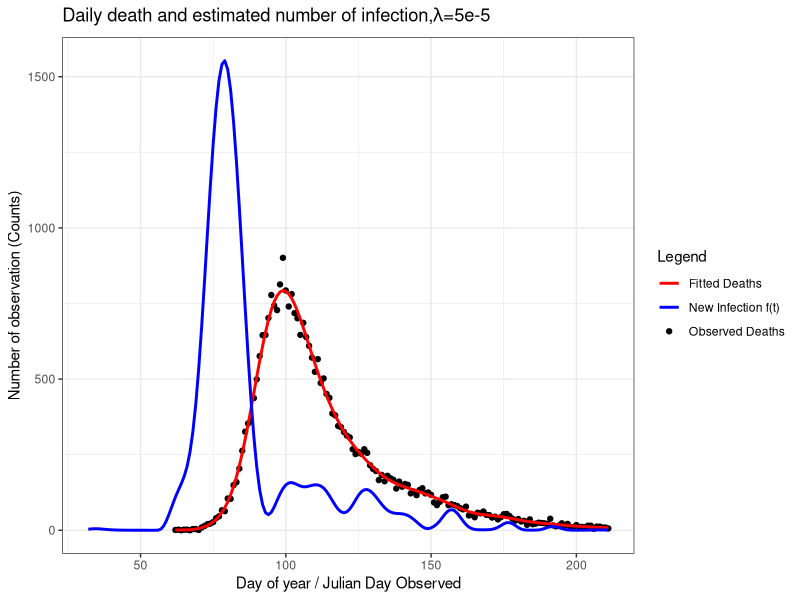
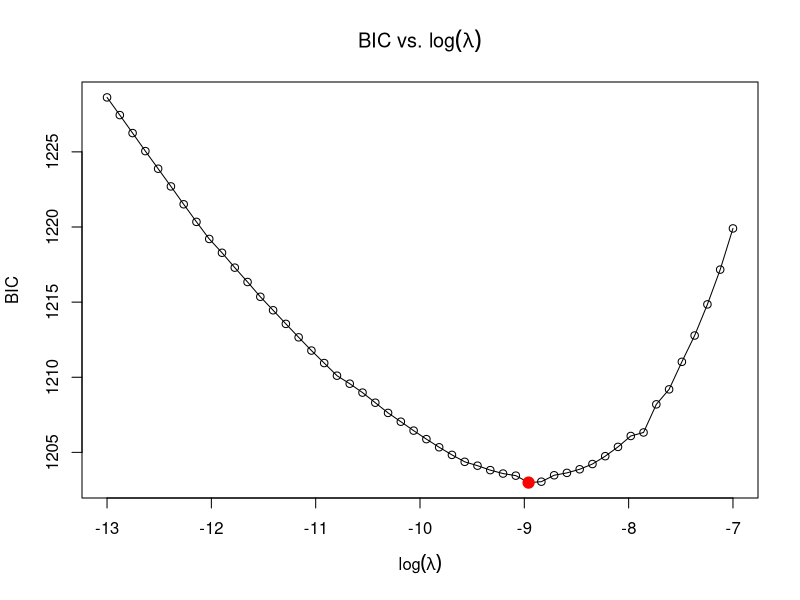
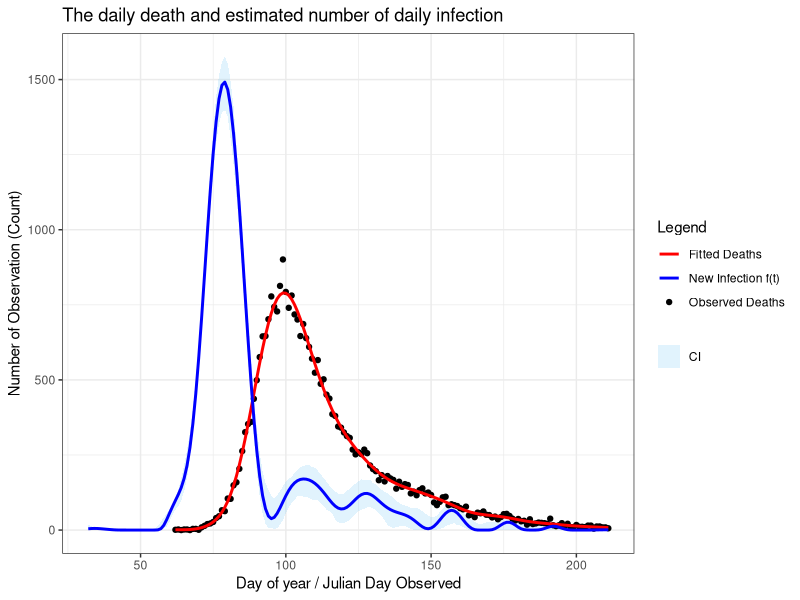

These charts were generated, in order, by the following R code:
start <- Sys.time()
##=============== PROJECT 3 - EXTENDED STATISTICAL PROGRAMMING =================
# Group 12 
# Aseel Alghamdi : S2901228
# Fenanda Dwitha Kurniasari : S2744048
# Nurmawiya : S2822251

# Aseel     : Make function to contruct X, X tilde, and S (make_matrice)
#             Make objective function and its derivative
#             Revise and put comment on code
# Fenanda   : Bootstrap Uncertainty
#             Make final plot
#             Revise and put comment on code
# Nurmawiya : Preliminary Sanity Check with initial lambda, making plot
#             Fit the model using BFGS
#             Revise and put comment on code

# Repository Link
# https://github.com/fenandadwithak/Team12/tree/main/Proj3

# ==============================================================================
##                                  OUTLINE
# ==============================================================================
# This script implements a full deconvolution model to infer the daily number
# of new Covid-19 infections in England during 2020 from observed hospital
# death counts. The work follows these steps:
#
# 1. Construct the matrices required for the model: 
#       - X̃ : the B-spline basis matrix used to represent f(t)
#       - X  : the corresponding model matrix for expected deaths, obtained by
#              convolving X̃ with the infection-to-death delay distribution
#       - S  : the second-difference penalty matrix controlling smoothness.
#
# 2. Write functions for the penalised negative log-likelihood and its gradient
#    with respect to γ, where β = exp(γ) ensures positivity. Verify the gradient
#    numerically using finite differences.
#
# 3. Fit the model with a fixed smoothing parameter λ = 5e-5 as an initial
#    diagnostic check, find the sane starting values for γ and plot 
#    the observed deaths, fitted deaths, and the corresponding infection curve 
#    f(t) to confirm sensible behaviour.
#
# 4. Select the smoothing parameter by minimising the Bayesian Information
#    Criterion (BIC). A grid of λ values is explored over log-scale
#    seq(-13, -7, length = 50), and the effective degrees of freedom are
#    computed from the Hessian at each fit.
#
# 5. Quantify uncertainty in the estimated infection curve using
#    non-parametric bootstrap resampling. Bootstrap weights are generated and
#    the model is refitted for 200 iterations to obtain a distribution of f(t).
#
# 6. Produce the final visual outputs: 
#       - observed vs fitted hospital deaths, and 
#       - the estimated infection trajectory f(t) with 95% confidence  limits

##===================== Data Preparation & Load library ========================
library(splines) #provides functions for constructing B-spline basis matrices
library(ggplot2) #used later for plotting fitted deaths and infection curves

df <- read.table("engcov.txt", header = TRUE) #load covid-19 deaths datasets
y <- df$nhs #observed deaths on each day
t <- df$julian #corresponding day-of-year in 2020
n <- length(y) #total observation

#probability distribution for the delay from infection to death (1–80 days)
d <- 1:80; edur <- 3.151 #mean (on log-scale) of log-normal delay distribution
sdur <- .469 #sd (on log-scale)
pd <- dlnorm(d, edur, sdur) #unnormalised probabilities
pd <- pd / sum(pd) #normalise to sum to 1

##==================== (1) Construct X, Xtilde, and S ==========================
make_matrices <- function(t, K=80) {
  # Function to construct the matrices required for the deconvolution model:
  #   - Xtilde : B-spline basis for representing f(t)
  #   - X      : model matrix mapping beta to expected deaths (via convolution)
  #   - S      : second-difference penalty matrix for smoothing beta
  #
  # Arguments:
  #   t : vector of observation days (Julian day of 2020)
  #   K : number of B-spline basis functions (default 80)
  #
  # Returns:
  #   A list containing Xtilde, X, and S.
  
  # ----- Construct Xtilde (spline basis for f(t)) 
  # Internal knots run from (min death day - 30) to max death day.
  # The subtraction of 30 allows f(t) to include infections up to ~30 days
  # before the first recorded death.
  
  # internal knots: K-2 points spanning the modelling range of f(t)
  internal_knots <- seq(min(t) - 30, max(t), length.out = K - 2)
  step <- diff(internal_knots[2:3]) #calculating space between adjacent knots
  #constructing full knots sequence up to total of K + 4 = 84
  full_knots <- c(internal_knots[1] - step * 3:1, #3 exterior knots before
                  internal_knots, #internal knots
                  internal_knots[length(internal_knots)] + step * 1:3)
                  #3 exterior knots after
  
  #construct matrix X-tilde using splineDesign with 84 knots as defined 
  #before starting from min(t)-30 until max(t) with order of the spline = 4
  Xtilde <- splineDesign(knots=full_knots, 
                         x=(min(t)-30):max(t), 
                         ord=4, # cubic splines
                         outer.ok= TRUE)
  
  # Construct X
  X <- matrix(0, nrow=length(t), ncol=ncol(Xtilde)) # initialize matrix to store
  #for every value in length(t) = 150
  # Execute for each observation of time (1:150)
  for (i in 1:length(t)) {
    j_max <- min(80, 29 + i) ## define upper bound for summation
    for (j in 1:j_max) { ## calculate for each days until death 
      # fill corresponding cells with corresponding element X_tilde and prob 
      # death time function
      X[i,] <- X[i,] + Xtilde[30 + i - j,] * pd[j] 
    }
  }
  
  # Construct S (Penalised Matrix)
  S <- crossprod(diff(diag(ncol(X)), diff=2))
  
  list(Xtilde=Xtilde, X=X, S=S) ## return the output into a list 
}##make_matrices

mats <- make_matrices(t) #construct matrices for the observed days
X <- mats$X ## X
S <- mats$S ## S (second-difference penalty)
Xtilde <- mats$Xtilde ## X tilde

##============= (2) Function Penalised NLL and its Objective Func. =============
# In this part, we define objective function to be optimised. For this case, 
# it's already given that f(t) has possion GLM distribution

# First, we know that (log likehood funct of poisson) formula for poisson 
#        l = ∑[yi.log(μi)−μi−log(yi!)]
#        where  μ = Xβ
#        Also, we drop log(yi!) as it does not depends on parameter
#   
# NLL = - ∑(Xβ−y⋅log(Xβ))[Negative loglikelihood function], where μ = X β and 
#       β=exp(γ). The exponential reparameterisation ensures β>0.
#
# Then, the penalty is applied to β (control smoothness of the function), 
#       P = 0.5λβ'Sβ

# Penalised NLL = NLL + P

# Objective Function
pen_nll <- function(gamma, X, y, S, lambda, weight=1) {
  # Function to compute penalised negative log likehood
  # Input/Argument : (1) Gamma : K-vector of spline coefficients
  #                  (2) y : the deaths on day of the year ti
  #                  (3) S : penalised matrix
  #                  (4) lambda : smoothing parameter
  #                  (5) weight : weight for bootstraping sampled data
  #                      adjusted for more general use in this case
  
  # Output/Return  : single numeric value of pen_nll
  beta <- exp(gamma) # β = exp(γ)
  mu <- as.vector(X %*% beta) # μ = Xβ
  #ll formulae dropping the constant of lgamma(y+1)
  ll <- sum(weight*((y * log(mu)) - mu - lgamma(y+1)))
  # likelihood funct of possion dist
  penalty <- 0.5 * lambda * t(beta) %*% (S %*% beta) # penalty
  return(-ll + penalty)
}##pen_nll

# Define Gradient vector of Objective Function/ its derivative vector 
pen_grad <- function(gamma, X, y, S, lambda, weight=1) {
  # Function to compute derivative vector
  # Input/Argument : (1) Gamma : K-vector of spline coefficients
  #                  (2) y : the deaths on day of the year ti
  #                  (3) S : penalised matrix
  #                  (4) lambda : smoothing parameter
  #                  (5) weight : weight for bootstraping sampled data
  #                      adjusted for more general use in this case
  
  beta <- exp(gamma) # β = exp(γ), ensures positivity
  mu <- X %*% beta # μ = Xβ
  F <- t(X) %*% (weight*(y / mu - 1)) # ∂li/∂γj; or F =  diag(yi/µi−1).X.diag(β) 
  grad_ll <- -F * beta # total derivative for all data
  grad_pen <- lambda * (beta * (S %*% beta)) # total gradient for penalty 
  return(as.vector(grad_ll + grad_pen))
}##pen_grad

# Checking the derivative (From SP Notes pg 74)
K <- 80
fd <- gamma0 <- rep(0, K) #start from all zeros
lambda <- 5e-5 
pen_nll0 <- pen_nll(gamma0, X, y, S, lambda) 
eps <- 1e-7
for (i in 1:length(gamma0)) {
  gamma1 <- gamma0; gamma1[i] <- eps
  pen_nll1 <- pen_nll(gamma1,X,y,S,lambda)
  fd[i] <- (pen_nll1 - pen_nll0)/eps
}
range(fd - pen_grad(gamma0, X, y, S, lambda)) ## apx zero, correct gradient

##============== (3) Finding the sane starting values for gamma ================
gamma0 <- rep(0, K)       # initial values for gamma
lambda <- 5e-5            # fixed smoothing parameter for sanity check

#minimise the penalised negative log-likelihood using BFGS.
#the analytic gradient (pen_grad) is supplied to improve optimisation stability
fit <- optim(
  par     = gamma0,                 # initial gamma
  fn      = pen_nll,                # objective function
  gr      = pen_grad,               # analytic gradient
  method  = "BFGS",                 # efficient for smooth problems
  X=X, y=y, S=S, lambda=lambda
)

beta_hat <- exp(fit$par) #estimated spline coefficients - beta hat
mu_hat <- as.vector(X %*% beta_hat) #fitted deaths - mu hat
gamma_init <- fit$par #sane starting values for gamma/initial gamma

# Construct data frames for plotting:
#   deaths_df : observed deaths and fitted deaths
#   infect_df : estimated infection curve f̂(t) = Xtilde*beta hat
deaths_df <- data.frame(day = t, deaths = y, fitted = mu_hat)
infect_df <- data.frame(day = (min(t)-30):max(t),
                        f_hat = as.vector(Xtilde %*% beta_hat))

# Plot the observed deaths, fitted deaths, and estimated infection curve f(t)
windows()
ggplot() +
  geom_point(data = deaths_df,
             aes(x = day, y = deaths, 
                 color = "Observed Deaths"), size=1.5) +
  geom_line(data = deaths_df,
            aes(x = day, y = fitted, 
                color = "Fitted Deaths"), size=1) +
  geom_line(data = infect_df,
            aes(x = day, y = f_hat, 
                color = "New Infection f(t)"), size = 1) +
  labs(
    x = "Day of year / Julian Day Observed",
    y = "Number of observation (Counts)",
    title = expression(paste("Daily death and estimated number of infection,",
                             lambda, "=5e-5")),
    color = "Legend"
  ) +
  scale_color_manual(
    values = c(
      "Observed Deaths" = "black",
      "Fitted Deaths" = "red",
      "New Infection f(t)" = "blue"
    )) +
  theme_bw()

##================ (4) Fit the model using BFGS optimization ===================
# Create a grid of lambda values on the log-scale (from exp(-13) to exp(-7))
lambdas <- exp(seq(-13, -7, length=50))
BIC_vals <- numeric(length(lambdas)) #prepare a vector to store BIC_vals

for (i in seq_along(lambdas)) { #loop over lambdas sequence
  # Fit the penalised model using BFGS optimisation
  #    - gamma_init is the starting value from the initial sanity check
  #    - pen_nll is the penalised negative log-likelihood
  #    - pen_grad is the analytic gradient
  fit <- optim(par=gamma_init, fn=pen_nll, gr=pen_grad, method="BFGS",
               X=X, y=y, S=S, lambda=lambdas[i])
  
  # Convert fitted gamma to beta (β = exp(γ))
  beta_hat <- exp(fit$par)
  
  # Compute fitted mean deaths μ = Xβ
  mu_hat <- as.vector(X %*% beta_hat)
  
  # Construct the Fisher information matrix for Poisson GLM:
  #   W = diag(μ)
  #   H0 = Xᵀ W X  (unpenalised Hessian)
  W <- diag(as.vector(y / mu_hat^2))
  H0 <- t(X) %*% W %*% X
  
  # Penalised Hessian: Hλ = H0 + λS
  H_lambda <- H0 + lambdas[i] * S
  
  # Effective Degrees of Freedom = trace(Hλ⁻¹ H0)
  EDF <- sum(diag(solve(H_lambda, H0)))
  
  # Compute the *penalty term* for the fitted coefficients
  penalty <- 0.5 * lambdas[i] * t(beta_hat) %*% (S %*% beta_hat) # penalty
  
  # Recover the full log-likelihood:
  # optim() returns the penalised NLL = -(ll) + penalty
  # So: ll = -fit$value + penalty
  ll = -fit$value + penalty
  
  # Compute BIC = -2 * log-likelihood + log(n) * EDF
  BIC_vals[i] <- -2 * ll + log(length(y)) * EDF
}

# Identify the index of the lambda value that minimises BIC
min_BIC_index <- which.min(BIC_vals) #store minimum BIC lambda index
best_lambda <- lambdas[min_BIC_index] ## Optimum Lambda

# Plot BIC against lambda
windows()
plot(log(lambdas), BIC_vals, type = "o",
     xlab = expression(log(lambda)),
     ylab = "BIC",
     main = expression("BIC vs. " * log(lambda)))

# Mark the optimal lambda with a red point
points(log(lambdas[min_BIC_index]), BIC_vals[min_BIC_index],
       col = "red", pch = 19, cex = 1.5)

# Expected value of daily death (µ) when Lambda optimum
fit <- optim(par=gamma_init, fn=pen_nll, gr=pen_grad, method="BFGS",
             X=X, y=y, S=S, lambda=lambdas[min_BIC_index])
beta_hat <- exp(fit$par) ## β
mu_hat <- X %*% beta_hat ## μ = Xβ

# Estimated Daily New Infection (ft) when Lambda optimum
ft <- Xtilde %*% beta_hat

##=============== (5) Non Parametric Bootstrap Uncertainty =====================
# Initialise number of replicate sample
n_bootstrap <- 200 

# Matrix to store bootstrap infection curves
mat_boots <- matrix(NA, nrow=nrow(Xtilde), ncol=n_bootstrap)

# Perform 200 bootstrap refits
for (b in 1:n_bootstrap) {
  
  # Bootstrap weights (multinomial re-sampling)
  wb <- tabulate(sample(n, replace=TRUE), n)
  
  # Fit penalised model with bootstrap weights
  fit_b <- optim(gamma_init, 
                 pen_nll, gr=pen_grad, 
                 method="BFGS",
                 y=y, X=X, S=S, 
                 lambda=best_lambda, 
                 weight=wb) ## insert weight
  
  # Compute β̂ and f̂(t) for this bootstrap sample
  beta_b <- exp(fit_b$par)
  mat_boots[,b] <- Xtilde %*% beta_b ## estimate number of new infection
}

# Construct 95% Confidence Limits
lb_ft = apply(mat_boots, 1, quantile, probs=0.025) ##lowebound
ub_ft = apply(mat_boots, 1, quantile, probs=0.975) ##upperbound
                    
##============================= (6) FINAL PLOT =================================
# Define Dataset : Estimated Daily Number of New Infection
infect <- data.frame(day=(min(t)-30):max(t),
                     ft = ft,
                     lb_ft = lb_ft,
                     ub_ft = ub_ft)
# Define Dataset : Estimated Daily Death and Observed Daily Death
deaths <- data.frame(day = t,
                     obs_death = y,
                     est_death = mu_hat)

# Final Plot: fitted deaths, observed deaths, infection curve, and CI
windows()
ggplot() +
  ## Add 95% CI to plot
  geom_ribbon(
    data = infect,
    aes(x = day, ymin = lb_ft, ymax = ub_ft, fill = "CI")
  ) +
  ## Add point represents daily death recorded from nhs data
  geom_point(
    data = deaths,
    aes(x = day, y = obs_death, color = "Observed Deaths"),
    size = 1.5
  ) +
  ## Add line represents estimated daily death
  geom_line(
    data = deaths,
    aes(x = day, y = est_death, color = "Fitted Deaths"),
    size = 1
  ) +
  ## Add line represents estimated daily new infection
  geom_line(
    data = infect,
    aes(x = day, y = ft, color = "New Infection f(t)"),
    size = 1
  ) +
  ## Add label
  labs(
    x = "Day of year / Julian Day Observed",
    y = "Number of Observation (Count)",
    title = "The daily death and estimated number of daily infection",
    color = "Legend",
    fill = "Legend"
  ) +
  ## Add legend for line and points
  scale_color_manual(
    values = c(
      "Observed Deaths" = "black",
      "Fitted Deaths" = "red",
      "New Infection f(t)" = "blue"
    ),
    guide = "legend"
  ) +
  ## Add legend for CI
  scale_fill_manual(
    values = c("CI" = rgb(0.53, 0.81, 0.98, 0.25)), # CI color
    guide = "legend"
  ) +
  ## Customise legend for line & points (color) and ribbon (fill)
  guides(
    color = guide_legend(
      title = "Legend", # define title 
      order = 1,  # control order of legend in legend box
      override.aes = list(fill = NA) # don't fill symbols for color legend
    ),
    fill = guide_legend(
      title = NULL, ## no titles for CI's legend
      order = 1, 
      override.aes = list(
        linetype = 0, # no border lines for CI's legend
        shape = 22, # Add filled square symbol CI's legend
        size = 5, # customise symbol size
        color = NA, # no outline color 
        fill = rgb(0.53, 0.81, 0.98, 0.25) #match symbol color with values color
      )
    )
  ) +
  theme_bw() # add black-white theme

end <- Sys.time()
end-start
